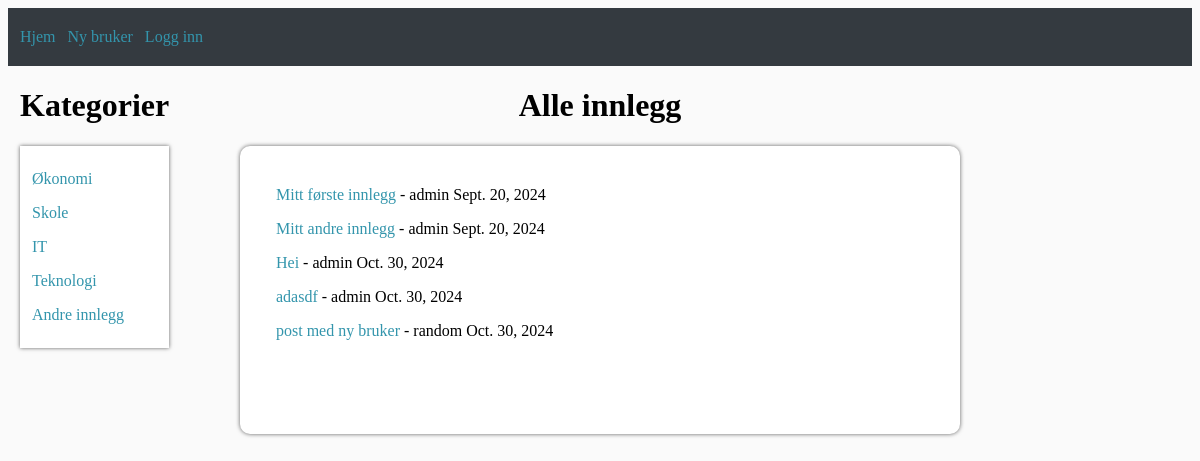
/alle_innlegg/, run on an earlier commit of the app's database.
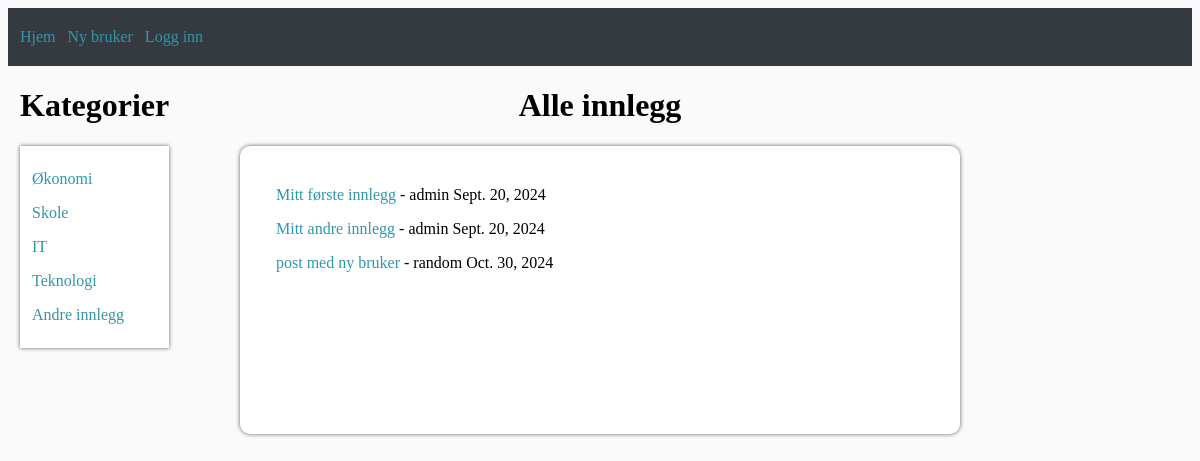
And on a later commit of the database.
### blog/models.py (models this page shows, shortened)
class Post(models.Model):
    title = models.CharField(max_length=100)
    author = models.ForeignKey(User, on_delete=models.CASCADE)
    body = models.TextField()
    date = models.DateField(default=timezone.now)
    categories = models.ManyToManyField(Category, related_name='posts', default="Annet")

### blog/views.py (the view)
# urls.py: path('alle_innlegg/', other_posts, name="annet"),
def other_posts(request):
    posts = Post.objects.filter(categories__name='Annet')
    return render(request, 'annet.html', {'object_list': posts})

### blog/templates/annet.html (shortened to what this page needs)
<!DOCTYPE html>
<html lang="en">
<head>
</head>
<body>
    {% extends 'basetemplate.html' %}
    {% block defaultnavbar %}
        <div class="content-container">
            <div class="categories-container">
                <h1>Kategorier</h1>
                <div class="categories-list">
                    <div class="categories-text">
                        <p><a href="{% url 'økonomi' %}">Økonomi<a></p>
                        <p><a href="{% url 'skole' %}">Skole</a></p>
                        <p><a href="{% url 'it' %}">IT</a></p>
                        <p><a href="{% url 'teknologi' %}">Teknologi</a></p>
                        <p><a href="{% url 'annet' %}">Andre innlegg</a></p>
                    </div>
                </div>
            </div>
            <div class="post-list">
                <h1>Alle innlegg</h1>
                <div class="main-container indented-text">
                    {% for post in object_list %}
                        <p><a href="{% url 'blog_article_content' post.pk %}">{{ post.title }}</a> - {{ post.author }} {{ post.date }}<br/></p>
                    {% endfor %}
                </div>
            </div>
        </div>
    {% endblock %}

What changed in the data, as far as the page shows it:
removed Post: title "Hei", author "admin", date "Oct. 30, 2024"
removed Post: title "adasdf", author "admin", date "Oct. 30, 2024"
